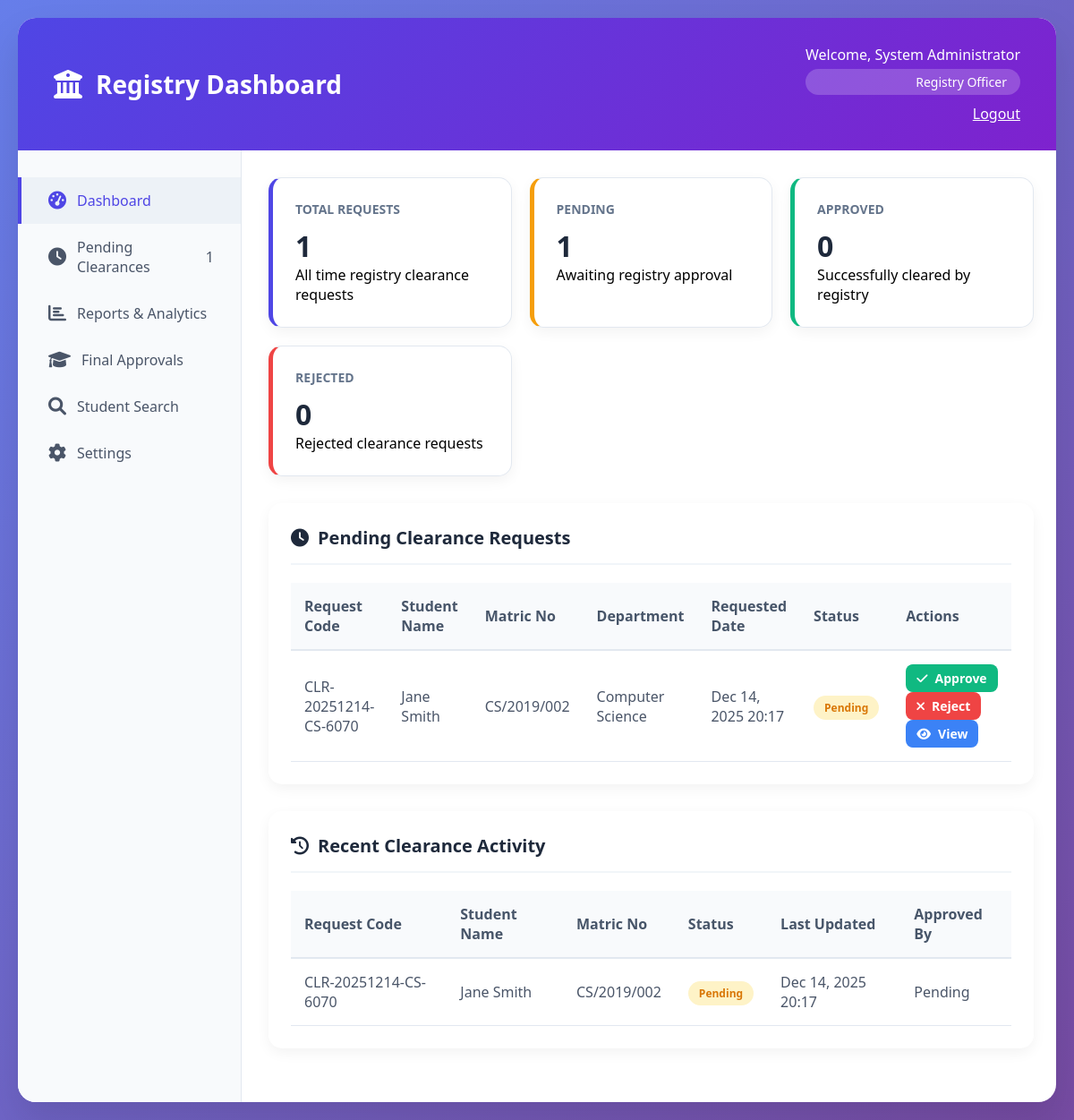
The app's page /clearance_system/registry_dashboard.php (signed in) with its own data.
### tables this page shows
CREATE TABLE `clearance_requests` (
  `id` int(11) NOT NULL,
  `request_code` varchar(20) NOT NULL,
  `matric_no` varchar(30) NOT NULL,
  `student_name` varchar(100) NOT NULL,
  `student_department` varchar(100) DEFAULT NULL,
  `student_faculty` varchar(100) DEFAULT NULL,
  `unit_id` int(11) NOT NULL,
  `unit_code` varchar(20) DEFAULT NULL,
  `unit_name` varchar(100) NOT NULL,
  `status` enum('pending','approved','rejected','on_hold','referred_to_registry') DEFAULT 'pending',
  `comments` text DEFAULT NULL,
  `approved_by` int(11) DEFAULT NULL,
  `approver_name` varchar(100) DEFAULT NULL,
  `approved_at` timestamp NULL DEFAULT NULL,
  `requested_at` timestamp NOT NULL DEFAULT current_timestamp(),
  `updated_at` timestamp NOT NULL DEFAULT current_timestamp() ON UPDATE current_timestamp(),
  `registry_reviewed` tinyint(1) DEFAULT 0,
  `registry_comments` text DEFAULT NULL
);

CREATE TABLE `users` (
  `id` int(11) NOT NULL,
  `username` varchar(50) NOT NULL,
  `email` varchar(100) NOT NULL,
  `password` varchar(255) NOT NULL,
  `full_name` varchar(100) NOT NULL,
  `role` enum('student','library','bursary','department','faculty','admin','registry') NOT NULL,
  `matric_no` varchar(30) DEFAULT NULL,
  `phone` varchar(20) DEFAULT NULL,
  `department` varchar(100) DEFAULT NULL,
  `faculty` varchar(100) DEFAULT NULL,
  `created_at` timestamp NOT NULL DEFAULT current_timestamp(),
  `last_login` timestamp NULL DEFAULT NULL,
  `is_active` tinyint(1) DEFAULT 1
);

### clearance_system/registry_dashboard.php (the view, shortened to what this page needs)
<?php
$full_name = $_SESSION['full_name'];
$conn = new mysqli(DB_HOST, DB_USER, DB_PASS, DB_NAME);
$total_requests = $conn->query("SELECT COUNT(*) as total FROM clearance_requests WHERE unit_id = (SELECT id FROM clearance_units WHERE unit_code = 'REG')")->fetch_assoc()['total'];
$pending_requests = $conn->query("SELECT COUNT(*) as pending FROM clearance_requests WHERE unit_id = (SELECT id FROM clearance_units WHERE unit_code = 'REG') AND status = 'pending'")->fetch_assoc()['pending'];
$approved_requests = $conn->query("SELECT COUNT(*) as approved FROM clearance_requests WHERE unit_id = (SELECT id FROM clearance_units WHERE unit_code = 'REG') AND status = 'approved'")->fetch_assoc()['approved'];
$rejected_requests = $conn->query("SELECT COUNT(*) as rejected FROM clearance_requests WHERE unit_id = (SELECT id FROM clearance_units WHERE unit_code = 'REG') AND status = 'rejected'")->fetch_assoc()['rejected'];
$pending_clearances = $conn->query("
    SELECT cr.*, u.full_name as student_name, u.department as student_department
    FROM clearance_requests cr
    JOIN users u ON cr.matric_no = u.matric_no
    WHERE cr.unit_id = (SELECT id FROM clearance_units WHERE unit_code = 'REG')
    AND cr.status = 'pending'
    ORDER BY cr.requested_at DESC
");
$recent_clearances = $conn->query("
    SELECT cr.*, u.full_name as student_name
    FROM clearance_requests cr
    JOIN users u ON cr.matric_no = u.matric_no
    WHERE cr.unit_id = (SELECT id FROM clearance_units WHERE unit_code = 'REG')
    ORDER BY cr.updated_at DESC
    LIMIT 10
");
?>
<!DOCTYPE html>
<html lang="en">
<head>
    <link rel="stylesheet" href="https://cdnjs.cloudflare.com/ajax/libs/font-awesome/6.0.0/css/all.min.css">
</head>
<body>
    <div class="dashboard-container">
        <div class="header">
            <h1>
                <i class="fas fa-university"></i>
                Registry Dashboard
            </h1>
            <div class="user-info">
                <div class="welcome">Welcome, <?php echo htmlspecialchars($full_name); ?></div>
                <div class="role-badge">Registry Officer</div>
                <a href="logout.php" style="color: white; margin-top: 10px; display: inline-block;">Logout</a>
            </div>
        </div>
        <div class="main-content">
            <div class="sidebar">
                <a href="#" class="nav-item active">
                    <i class="fas fa-tachometer-alt"></i>
                    Dashboard
                </a>
                <a href="#" class="nav-item" onclick="showPendingClearances()">
                    <i class="fas fa-clock"></i>
                    Pending Clearances
                    <span class="pending-count"><?php echo $pending_requests; ?></span>
                </a>
                <a href="#" class="nav-item" onclick="showReports()">
                    <i class="fas fa-chart-bar"></i>
                    Reports & Analytics
                </a>
                <a href="#" class="nav-item" onclick="showFinalApprovals()">
                    <i class="fas fa-graduation-cap"></i>
                    Final Approvals
                </a>
                <a href="#" class="nav-item" onclick="showStudentSearch()">
                    <i class="fas fa-search"></i>
                    Student Search
                </a>
                <a href="#" class="nav-item" onclick="showSettings()">
                    <i class="fas fa-cog"></i>
                    Settings
                </a>
            </div>
            <div class="content">
                <div class="stats-grid">
                    <div class="stat-card total">
                        <h3>Total Requests</h3>
                        <div class="stat-value"><?php echo $total_requests; ?></div>
                        <p>All time registry clearance requests</p>
                    </div>
                    <div class="stat-card pending">
                        <h3>Pending</h3>
                        <div class="stat-value"><?php echo $pending_requests; ?></div>
                        <p>Awaiting registry approval</p>
                    </div>
                    <div class="stat-card approved">
                        <h3>Approved</h3>
                        <div class="stat-value"><?php echo $approved_requests; ?></div>
                        <p>Successfully cleared by registry</p>
                    </div>
                    <div class="stat-card rejected">
                        <h3>Rejected</h3>
                        <div class="stat-value"><?php echo $rejected_requests; ?></div>
                        <p>Rejected clearance requests</p>
                    </div>
                </div>
                <div class="section">
                    <div class="section-title">
                        <h2><i class="fas fa-clock"></i> Pending Clearance Requests</h2>
                    </div>
                    <div class="table-container">
                        <?php if ($pending_clearances->num_rows > 0): ?>
                            <table>
                                <thead>
                                    <tr>
                                        <th>Request Code</th>
                                        <th>Student Name</th>
                                        <th>Matric No</th>
                                        <th>Department</th>
                                        <th>Requested Date</th>
                                        <th>Status</th>
                                        <th>Actions</th>
                                    </tr>
                                </thead>
                                <tbody>
                                    <?php while ($row = $pending_clearances->fetch_assoc()): ?>
                                        <tr>
                                            <td><?php echo htmlspecialchars($row['request_code']); ?></td>
                                            <td><?php echo htmlspecialchars($row['student_name']); ?></td>
                                            <td><?php echo htmlspecialchars($row['matric_no']); ?></td>
                                            <td><?php echo htmlspecialchars($row['student_department']); ?></td>
                                            <td><?php echo date('M d, Y H:i', strtotime($row['requested_at'])); ?></td>
                                            <td><span class="status-badge status-pending">Pending</span></td>
                                            <td>
                                                <button class="btn btn-sm btn-approve" onclick="openApproveModal(<?php echo $row['id']; ?>)">
                                                    <i class="fas fa-check"></i> Approve
                                                </button>
                                                <button class="btn btn-sm btn-reject" onclick="openRejectModal(<?php echo $row['id']; ?>)">
                                                    <i class="fas fa-times"></i> Reject
                                                </button>
                                                <button class="btn btn-sm btn-view" onclick="window.open('clearance_details.php?id=<?php echo $row['id']; ?>', '_blank')">
    <i class="fas fa-eye"></i> View
</button>
                                            </td>
                                        </tr>
                                    <?php endwhile; ?>
                                </tbody>
                            </table>
                        <?php endif; ?>
                    </div>
                </div>
                <div class="section">
                    <div class="section-title">
                        <h2><i class="fas fa-history"></i> Recent Clearance Activity</h2>
                    </div>
                    <div class="table-container">
                        <table>
                            <thead>
                                <tr>
                                    <th>Request Code</th>
                                    <th>Student Name</th>
                                    <th>Matric No</th>
                                    <th>Status</th>
                                    <th>Last Updated</th>
                                    <th>Approved By</th>
                                </tr>
                            </thead>
                            <tbody>
                                <?php while ($row = $recent_clearances->fetch_assoc()): ?>
                                    <tr>
                                        <td><?php echo htmlspecialchars($row['request_code']); ?></td>
                                        <td><?php echo htmlspecialchars($row['student_name']); ?></td>
                                        <td><?php echo htmlspecialchars($row['matric_no']); ?></td>
                                        <td>
                                            <span class="status-badge status-<?php echo $row['status']; ?>">
                                                <?php echo ucfirst(str_replace('_', ' ', $row['status'])); ?>
                                            </span>
                                        </td>
                                        <td><?php echo date('M d, Y H:i', strtotime($row['updated_at'])); ?></td>
                                        <td><?php echo $row['approved_by'] ? 'Registry Officer' : 'Pending'; ?></td>
                                    </tr>
                                <?php endwhile; ?>
                            </tbody>
                        </table>
                    </div>
                </div>
            </div>
        </div>
    </div>
</body>
</html>

### clearance_system/registry_dashboard.php (style rules this page uses)
* { margin: 0; padding: 0; box-sizing: border-box; font-family: 'Segoe UI', Tahoma, Geneva, Verdana, sans-serif; }
body { background: linear-gradient(135deg, #667eea 0%, #764ba2 100%); min-height: 100vh; padding: 20px; }
.dashboard-container { max-width: 1400px; margin: 0 auto; background: white; border-radius: 20px; box-shadow: 0 20px 40px rgba(0,0,0,0.1); overflow: hidden; }
.header { background: linear-gradient(135deg, #4f46e5 0%, #7e22ce 100%); color: white; padding: 30px 40px; display: flex; justify-content: space-between; align-items: center; }
.header h1 { font-size: 28px; display: flex; align-items: center; gap: 15px; }
.header h1 i { font-size: 32px; }
.user-info { text-align: right; }
.user-info .role-badge { background: rgba(255,255,255,0.2); padding: 5px 15px; border-radius: 20px; font-size: 14px; margin-top: 5px; }
.main-content { display: grid; grid-template-columns: 250px 1fr; min-height: 800px; }
.sidebar { background: #f8fafc; border-right: 1px solid #e2e8f0; padding: 30px 0; }
.nav-item { padding: 15px 30px; color: #4a5568; text-decoration: none; display: flex; align-items: center; gap: 12px; transition: all 0.3s; border-left: 4px solid transparent; }
.nav-item:hover, .nav-item.active { background: #edf2f7; color: #4f46e5; border-left-color: #4f46e5; }
.nav-item i { font-size: 20px; }
.content { padding: 30px; }
.stats-grid { display: grid; grid-template-columns: repeat(auto-fit, minmax(240px, 1fr)); gap: 20px; margin-bottom: 30px; }
.stat-card { background: white; border-radius: 15px; padding: 25px; box-shadow: 0 5px 15px rgba(0,0,0,0.05); border: 1px solid #e2e8f0; transition: transform 0.3s; }
.stat-card h3 { color: #64748b; font-size: 14px; text-transform: uppercase; margin-bottom: 10px; }
.stat-value { font-size: 32px; font-weight: bold; color: #1e293b; }
.stat-card.pending { border-left: 5px solid #f59e0b; }
.stat-card.approved { border-left: 5px solid #10b981; }
.stat-card.rejected { border-left: 5px solid #ef4444; }
.stat-card.total { border-left: 5px solid #4f46e5; }
.section { background: white; border-radius: 15px; padding: 25px; margin-bottom: 30px; box-shadow: 0 5px 15px rgba(0,0,0,0.05); }
.section-title { display: flex; justify-content: space-between; align-items: center; margin-bottom: 20px; padding-bottom: 15px; border-bottom: 2px solid #f1f5f9; }
.section-title h2 { color: #1e293b; font-size: 20px; display: flex; align-items: center; gap: 10px; }
.table-container { overflow-x: auto; }
table { width: 100%; border-collapse: collapse; }
th { background: #f8fafc; padding: 15px; text-align: left; font-weight: 600; color: #475569; border-bottom: 2px solid #e2e8f0; }
td { padding: 15px; border-bottom: 1px solid #e2e8f0; color: #4a5568; }
.status-badge { padding: 5px 12px; border-radius: 20px; font-size: 12px; font-weight: 600; }
.status-pending { background: #fef3c7; color: #d97706; }
.btn { padding: 8px 16px; border-radius: 8px; border: none; font-weight: 600; cursor: pointer; transition: all 0.3s; display: inline-flex; align-items: center; gap: 8px; }
.btn-sm { padding: 6px 12px; font-size: 14px; }
.btn-approve { background: #10b981; color: white; }
.btn-reject { background: #ef4444; color: white; }
.btn-view { background: #3b82f6; color: white; }

### records on screen
clearance_requests: request_code "CLR-20251214-CS-6070", users.full_name "Jane Smith", matric_no "CS/2019/002", users.department "Computer Science", requested_at "Dec 14, 2025 20:17", status "Pending", updated_at "Dec 14, 2025 20:17"

### other values on screen
$full_name "System Administrator"
$pending_requests "1"
$total_requests "1"
$approved_requests "0"
$rejected_requests "0"
